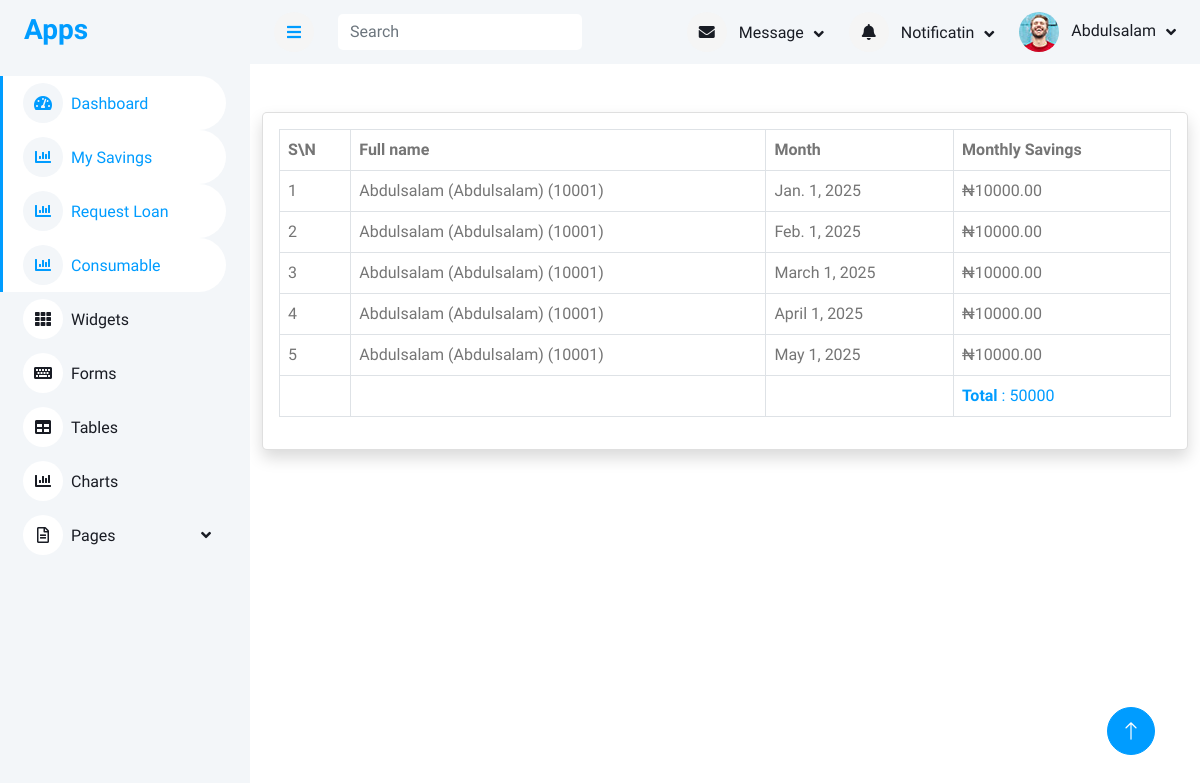
Page /member_savings (signed in) on the earlier database version.
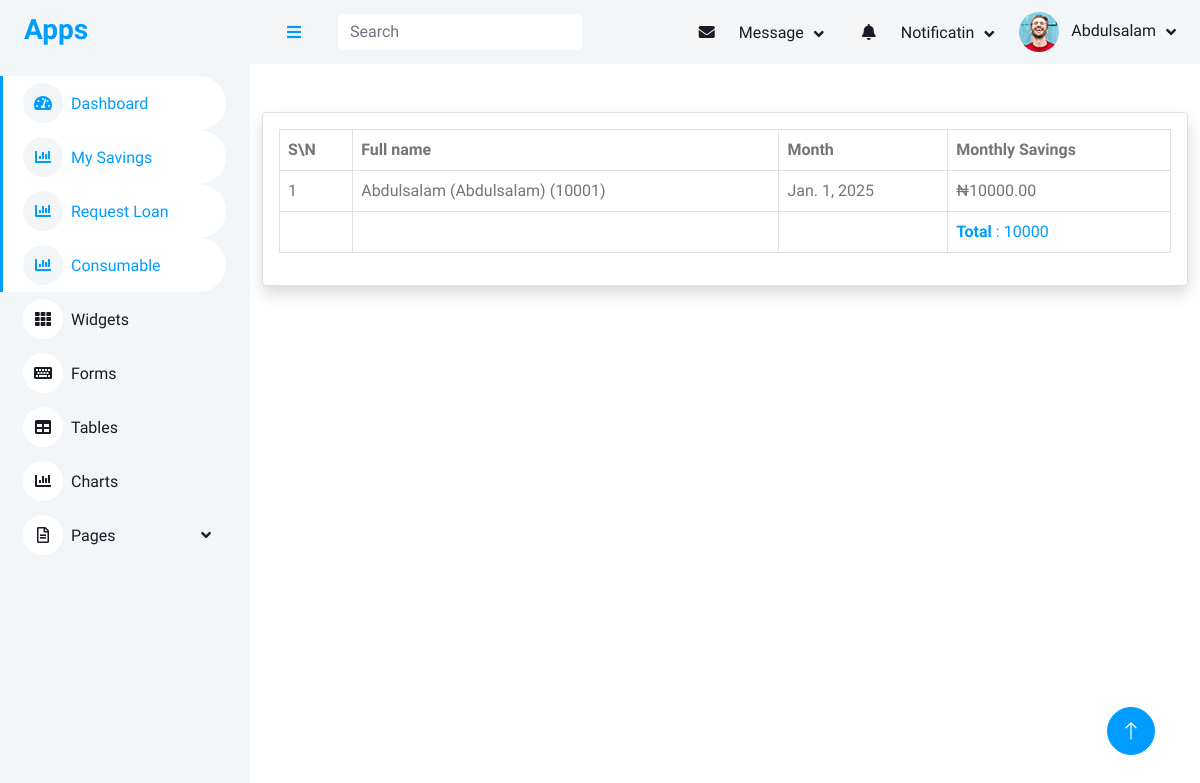
Same page on the later database version.
### accounts/models.py (models this page shows, shortened)
class User(AbstractUser):
    first_name = models.CharField(max_length=100)
    last_name = models.CharField(max_length=100)
    other_name = models.CharField(max_length=100)
    date_of_birth = models.DateField(blank=True,null=True)
    username = models.CharField(max_length=100, unique=True)
    department = models.CharField(max_length=100)
    unit = models.CharField(max_length=100)
    gender = models.ForeignKey(Gender, on_delete=models.CASCADE, blank=True, null=True)
    group = models.ForeignKey(UserGroup, on_delete=models.CASCADE, blank=True, null=True)
    marital_status = models.ForeignKey(MaritalStatus,on_delete=models.SET_NULL, null=True, blank=True)
    religion = models.ForeignKey(Religion, on_delete=models.SET_NULL, null=True, blank=True,)
    passport = models.ImageField(upload_to='passport', blank=True, null=True)
    member_number = models.CharField(max_length=100)
    def __str__(self):
        return f"{self.first_name} ({self.last_name})"

class Member(models.Model):
    member = models.OneToOneField(User, on_delete=models.SET_NULL, null=True, blank=True)
    ippis = models.IntegerField(unique=True)  # Required and unique
    total_savings = models.DecimalField(max_digits=12, decimal_places=2, blank=True, null=True)
    def __str__(self):
        return f"{self.member} ({self.ippis})"

### main/models.py (models this page shows, shortened)
class Savings(models.Model):
    member = models.ForeignKey(Member, on_delete=models.CASCADE)
    month = models.DateField(db_index=True)
    month_saving = models.DecimalField(max_digits=10, decimal_places=2)
    original_amount = models.DecimalField(max_digits=10, decimal_places=2, null=True, blank=True)
    date_created = models.DateTimeField(auto_now_add=True)
    class Meta:
        unique_together = ("member", "month")  # Prevents duplicates for the same month
    def __str__(self):
        return f"{self.member} - {self.month.strftime('%B %Y')}: ₦{self.month_saving}"

### memberapp/views.py (the view)
# urls.py: path('member_savings',views.member_savings,name='member_savings')
def member_savings(request):
    try:
        member = Member.objects.get(member=request.user)
    except Member.DoesNotExist:
        return redirect('login')
    savings = Savings.objects.filter(member=member)#.aggregate(
    total_savings = Savings.objects.filter(member=member).aggregate(
        total=Sum('month_saving')
    )['total'] or 0
    print(savings,'savings')
    return render(request, 'member/member_savings.html', {'savings': savings,'total_savings':total_savings})

### templates/member/member_savings.html
{% extends 'base/base.html' %}
{% block content %}
<div class="container mt-5 d-flex justify-content-center">
    <div class="col-md-12">
        <div class="card shadow col-md-12 ">
            <div class="card-body">
                  <div class="table-responsive">
                <table class="table  align-middle table-bordered table-hover">
                    <thead class="table-primary">
                <thead>
                    <th>S\N</th>
                    <th>Full name</th>
                    <th>Month</th>
                    <th>Monthly Savings</th>
                </thead>
                <tbody>
                    {% for m in savings %}
                    <tr>
                        <td>{{forloop.counter}}</td>
                        <td>{{m.member}}</td>
                        <td>{{m.month}}</td>
                        <td>₦{{m.month_saving}}</td>
                    </tr>
                    {% endfor %}
                    <tr>
                        <td></td>
                        <td></td>
                        <td></td>
                        <td class="text-primary"><b>Total</b> : {{total_savings}}</td>
                    </tr>
                </tbody>
            </table>
        </div>
            </div>
        </div>
    </div>
</div>
{% endblock content %}

### templates/base/base.html (shortened to what this page needs)
<!DOCTYPE html>
<html lang="en">
<head>
    <link href="https://cdnjs.cloudflare.com/ajax/libs/font-awesome/5.10.0/css/all.min.css" rel="stylesheet">
    <link href="https://cdn.jsdelivr.net/npm/bootstrap-icons@1.4.1/font/bootstrap-icons.css" rel="stylesheet">
    <link href="/static/lib/owlcarousel/assets/owl.carousel.min.css" rel="stylesheet">
    <link href="/static/lib/tempusdominus/css/tempusdominus-bootstrap-4.min.css" rel="stylesheet" />
    <link href="/static/css/bootstrap.min.css" rel="stylesheet">
    <link href="/static/css/style.css" rel="stylesheet">
</head>
<body>
    <div class="container-xxl position-relative bg-white d-flex p-0">
        {% include 'include/sidebar.html' %}
        <div class="content">
            {% include 'include/navbar.html' %}
            {% block content %}
            {% endblock content %}
        </div>
        <a href="#" class="btn btn-lg btn-primary btn-lg-square back-to-top"><i class="bi bi-arrow-up"></i></a>
    </div>
</body>
</html>

### templates/include/sidebar.html (shortened to what this page needs)
<div class="sidebar pe-4 pb-3">
    <nav class="navbar bg-light navbar-light">
        <a href="/" class="navbar-brand mx-4 mb-3">
            <h3 class="text-primary"></i>Apps</h3>
        </a>
        <div class="navbar-nav w-100">
            {% if user.is_authenticated and user.group.title == 'admin' %}
            <a href="{% url 'admin_dashboard' %}" class="nav-item nav-link active"><i class="fa fa-tachometer-alt me-2"></i>Dashboard</a>
            <a href="{% url 'summary' %}" class="nav-item nav-link active"><i class="fa fa-tachometer-alt me-2"></i>Summary </a>
            <div class="nav-item dropdown">
                <a href="#" class="nav-link dropdown-toggle" data-bs-toggle="dropdown"><i class="fa fa-user me-2"></i>Members</a>
                <div class="dropdown-menu bg-transparent border-0">
                    <a href="{% url 'upload_users' %}" class="dropdown-item mb-2">Upload Members</a>
                    <a href=" {% url 'all_members' %}" class="dropdown-item mb-2">View members  </a>
                    <a href="{% url 'member_check' %}" class="dropdown-item">Register Member</a>
                    <a href="element.html" class="dropdown-item">Other Elements</a>
                </div>
            </div>
                    <div class="nav-item dropdown">
                <a href="#" class="nav-link dropdown-toggle" data-bs-toggle="dropdown"><i class="fa fa-laptop me-2"></i>Savings</a>
                <div class="dropdown-menu bg-transparent border-0">
                    <a href="{% url 'all_member_saving_search' %}" class="dropdown-item mb-2">Members Saving</a>
                    <a href="{% url 'upload_savings' %}" class="dropdown-item mb-2">Upload Monthly Saving</a>
                    <a href="{% url 'get_upload_savings' %}" class="dropdown-item mb-2">View Upload Saving</a>
                    <a href="{% url 'interest_form' %}" class="dropdown-item mb-2">Take Admin Fee</a>
                    <a href="{% url 'get_upload_interest' %}" class="dropdown-item mb-2">View Admin Fee</a>
                    <a href="{% url 'distribute_savings' %}" class="dropdown-item mb-2">Distribute Savings to Loan/Invest</a>
                    <a href="{% url 'loanable_investment_months' %}" class="dropdown-item mb-2">Loanable Investment Months</a>
                    <a href="{% url 'summary' %}" class="dropdown-item mb-2">Summary Page</a>
                    <a href="element.html" class="dropdown-item">Other Elements</a>
                </div>
            </div>
            <div class="nav-item dropdown">
                <a href="#" class="nav-link dropdown-toggle" data-bs-toggle="dropdown"><i class="fa fa-table me-2"></i>Loan</a>
                <div class="dropdown-menu bg-transparent border-0">
                    <a href="{% url 'requested_loan' %}" class="dropdown-item mb-2"> Approve Loan Request</a>
                    <a href="{% url 'add_loan_type' %}" class="dropdown-item mb-2"> Add Type Loan</a>
                    <a href="{% url 'loan_years_list' %}" class="dropdown-item mb-2">  Loan Request List </a>
                    <a href="{% url 'all_reject_loan' %}" class="dropdown-item mb-2">  All Reject loan</a>
                    <a href="{% url 'upload_loan_repayback' %}" class="dropdown-item mb-2">Upload Loan Payment</a>
                    <a href="{% url 'add_single_loan_payment' %}" class="dropdown-item mb-2">Add Single Loan Payment</a>
                </div>
            </div>
            <div class="nav-item dropdown">
                <a href="#" class="nav-link dropdown-toggle" data-bs-toggle="dropdown"><i class="fa fa-table me-2"></i>Consumable</a>
                <div class="dropdown-menu bg-transparent border-0">
                    <a href="{% url 'consumable_items' %}" class="dropdown-item">Consumable Items</a>
                    <a href="{% url 'consumable_requests_list' %}" class="dropdown-item mb-2">Approve Consumable</a>
                    <a href="{% url 'consumable_requests_by_month' %}" class="dropdown-item mb-2">All Consumable By Month</a>
                    <a href="{% url 'upload_consumable_payment' %}" class="dropdown-item mb-2">Upload Consumable Payments</a>
                    <a href="{% url 'add_single_consumable_payment' %}" class="dropdown-item mb-2">Add single Payments</a>
                </div>
            </div>
            {% else %}
            <a href="{% url 'member_dashboard' %}" class="nav-item nav-link active"><i class="fa fa-tachometer-alt me-2"></i>Dashboard</a>
            <a href="{% url 'member_savings' %}" class="nav-item nav-link active"><i class="fa fa-chart-bar me-2"></i>My Savings</a>
            <a href="{% url 'loan_request' %}" class="nav-item nav-link active"><i class="fa fa-chart-bar me-2"></i>Request Loan</a>
            <a href="{% url 'member_request_consumable' %}" class="nav-item nav-link active"><i class="fa fa-chart-bar me-2"></i>Consumable</a>
            {% endif %}
        <div class="navbar-nav w-100">
            <a href="widget.html" class="nav-item nav-link"><i class="fa fa-th me-2"></i>Widgets</a>
            <a href="form.html" class="nav-item nav-link"><i class="fa fa-keyboard me-2"></i>Forms</a>
            <a href="table.html" class="nav-item nav-link"><i class="fa fa-table me-2"></i>Tables</a>
            <a href="chart.html" class="nav-item nav-link"><i class="fa fa-chart-bar me-2"></i>Charts</a>
            <div class="nav-item dropdown">
                <a href="#" class="nav-link dropdown-toggle" data-bs-toggle="dropdown"><i class="far fa-file-alt me-2"></i>Pages</a>
            </div>
        </div>
    </nav>
</div>

### templates/include/navbar.html (shortened to what this page needs)
<nav class="navbar navbar-expand bg-light navbar-light sticky-top px-4 py-0">
    <a href="#" class="sidebar-toggler flex-shrink-0">
        <i class="fa fa-bars"></i>
    </a>
    <form method="get" action="{% url 'search_member' %}" class="d-none d-md-flex ms-4">
        <input class="form-control border-0" name="search_term" type="search" placeholder="Search">
    </form>
    <div class="navbar-nav align-items-center ms-auto">
        <div class="nav-item dropdown">
            <a href="#" class="nav-link dropdown-toggle" data-bs-toggle="dropdown">
                <i class="fa fa-envelope me-lg-2"></i>
                <span class="d-none d-lg-inline-flex">Message</span>
            </a>
        </div>
        <div class="nav-item dropdown">
            <a href="#" class="nav-link dropdown-toggle" data-bs-toggle="dropdown">
                <i class="fa fa-bell me-lg-2"></i>
                <span class="d-none d-lg-inline-flex">Notificatin</span>
            </a>
        </div>
        <div class="nav-item dropdown">
            <a href="#" class="nav-link dropdown-toggle" data-bs-toggle="dropdown">
                <img class="rounded-circle me-lg-2" src="/static/img/user.jpg" alt=""
                    style="width: 40px; height: 40px;">
                <span class="d-none d-lg-inline-flex">{{request.user.first_name}}</span>
            </a>
        </div>
    </div>
</nav>

### static/css/style.css (style rules this page uses)
:root { --primary: #009CFF; --light: #F3F6F9; --dark: #191C24; }
.back-to-top { position: fixed; display: none; right: 45px; bottom: 45px; z-index: 99; }
.btn { transition: .5s; }
.btn.btn-primary { color: #FFFFFF; }
.btn-lg-square { width: 48px; height: 48px; }
.btn-square, .btn-sm-square, .btn-lg-square { padding: 0; display: inline-flex; align-items: center; justify-content: center; font-weight: normal; border-radius: 50px; }
.sidebar { position: fixed; top: 0; left: 0; bottom: 0; width: 250px; height: 100vh; overflow-y: auto; background: var(--light); transition: 0.5s; z-index: 999; }
.content { margin-left: 250px; min-height: 100vh; background: #FFFFFF; transition: 0.5s; }
@media (min-width: 992px) { .sidebar { margin-left: 0; } }
@media (min-width: 992px) { .content { width: calc(100% - 250px); } }
.sidebar .navbar .navbar-nav .nav-link { padding: 7px 20px; color: var(--dark); font-weight: 500; border-left: 3px solid var(--light); border-radius: 0 30px 30px 0; outline: none; }
.sidebar .navbar .navbar-nav .nav-link:hover, .sidebar .navbar .navbar-nav .nav-link.active { color: var(--primary); background: #FFFFFF; border-color: var(--primary); }
.sidebar .navbar .navbar-nav .nav-link i { width: 40px; height: 40px; display: inline-flex; align-items: center; justify-content: center; background: #FFFFFF; border-radius: 40px; }
.sidebar .navbar .navbar-nav .nav-link:hover i, .sidebar .navbar .navbar-nav .nav-link.active i { background: var(--light); }
.sidebar .navbar .dropdown-toggle::after { position: absolute; top: 15px; right: 15px; border: none; content: "\f107"; font-family: "Font Awesome 5 Free"; font-weight: 900; transition: .5s; }
.content .navbar .navbar-nav .nav-link { margin-left: 25px; padding: 12px 0; color: var(--dark); outline: none; }
.content .navbar .sidebar-toggler, .content .navbar .navbar-nav .nav-link i { width: 40px; height: 40px; display: inline-flex; align-items: center; justify-content: center; background: #f5f5f5; border-radius: 40px; }
.content .navbar .dropdown-toggle::after { margin-left: 6px; vertical-align: middle; border: none; content: "\f107"; font-family: "Font Awesome 5 Free"; font-weight: 900; transition: .5s; }

Differences in the rows shown:
removed Savings: member "Abdulsalam (Abdulsalam) (10001)", month "Feb. 1, 2025", month_saving "10000.00"
removed Savings: member "Abdulsalam (Abdulsalam) (10001)", month "March 1, 2025", month_saving "10000.00"
removed Savings: member "Abdulsalam (Abdulsalam) (10001)", month "April 1, 2025", month_saving "10000.00"
removed Savings: member "Abdulsalam (Abdulsalam) (10001)", month "May 1, 2025", month_saving "10000.00"
Other differences:
{{ total_savings }}: "50000" → "10000"
